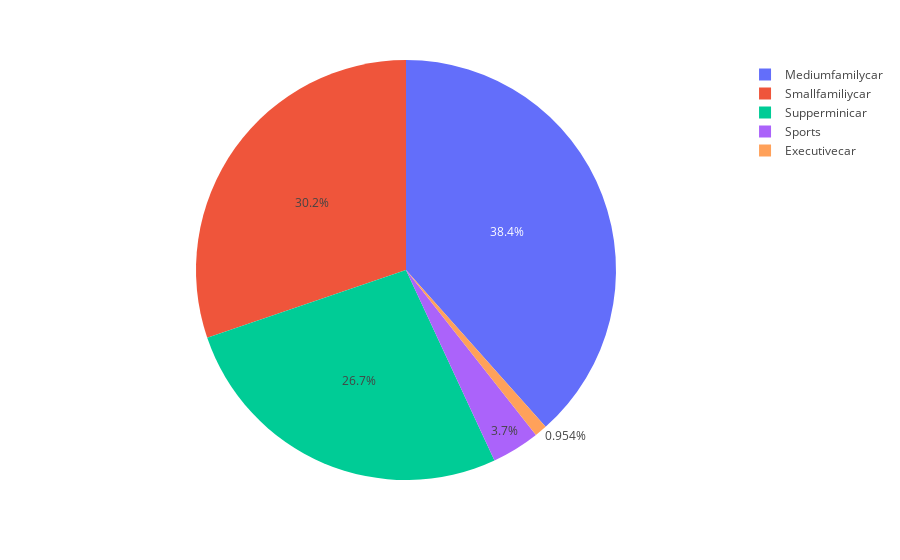

Notebook source saved alongside this figure:
### Code cell
px.pie(data_frame=df3, names='Vehicle_Type', values='Advertising_Expenditure', color_discrete_sequence=px.colors.qualitative.Plotly)

### Figure 1 — Plotly figure (JSON) as saved in the notebook; plotly's stock layout.template omitted (floating-point values rounded to 4 significant figures)
{"data": [{"domain": {"x": [0, 1], "y": [0, 1]}, "hovertemplate": "Vehicle_Type=%{label}<br>Advertising_Expenditure=%{value}<extra></extra>", "labels": ["Executivecar", "Mediumfamilycar", "Smallfamiliycar", "Sports", "Supperminicar"], "legendgroup": "", "name": "", "showlegend": true, "type": "pie", "values": [3243, 130612, 102759, 12568, 90728]}], "layout": {"legend": {"tracegroupgap": 0}, "margin": {"t": 60}, "piecolorway": ["#636EFA", "#EF553B", "#00CC96", "#AB63FA", "#FFA15A", "#19D3F3", "#FF6692", "#B6E880", "#FF97FF", "#FECB52"]}}
